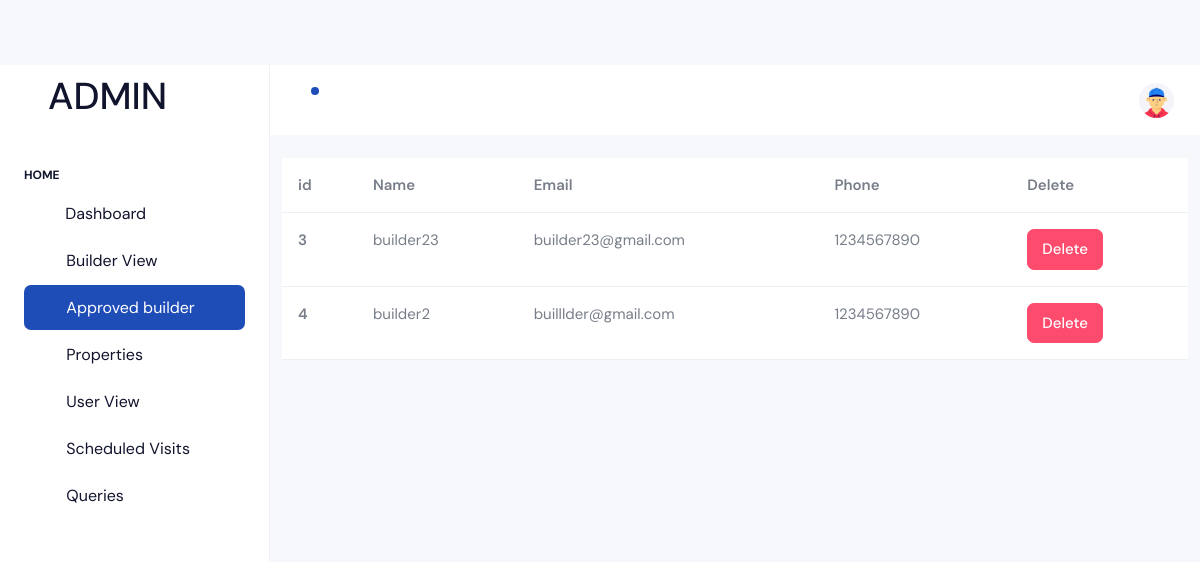
The page /approved_builder on the database its author committed.
### admin_app/models.py (models this page shows)
class builder_approve(models.Model):
    name = models.CharField(max_length=200)
    email = models.CharField(max_length=200)
    phone = models.CharField(max_length=200)
    password = models.CharField(max_length=200)

### villa/views.py (the view)
# urls.py: path('approved_builder',views.approved_builder),
def approved_builder(request):
    data = builder_approve.objects.all()
    return render(request, 'approved_builder_view.html',{'response':data})

### templates/approved_builder_view.html
{% load static %}
{% include 'admin_dashboard_header.html' %}
<div class="container">
  <br><br><br><br><br><br><br>
    <table class="table">
  <thead>
    <tr>
      <th scope="col">id</th>
      <th scope="col">Name</th>
      <th scope="col">Email</th>
      <th scope="col">Phone</th>
      <th scope="col">Delete</th>
    </tr>
  </thead>
  <tbody>
    {% for i in response %}
    <tr>
      <th scope="row">{{i.id}}</th>
      <td>{{i.name}}</td>
      <td>{{i.email}}</td>
      <td>{{i.phone}}</td>
      <td><a href="{% url 'builder_delete' id=i.id %}"><button type="button" class="btn btn-danger">Delete</button></a></td>
    </tr>
    {% endfor %}
  </tbody>
</table>
</div>
{% include 'admin_dashboard_footer.html' %}

### rows shown on the page
builder_approve: id "3", name "builder23", email "builder23@gmail.com", phone "1234567890"
builder_approve: id "4", name "builder2", email "builllder@gmail.com", phone "1234567890"
